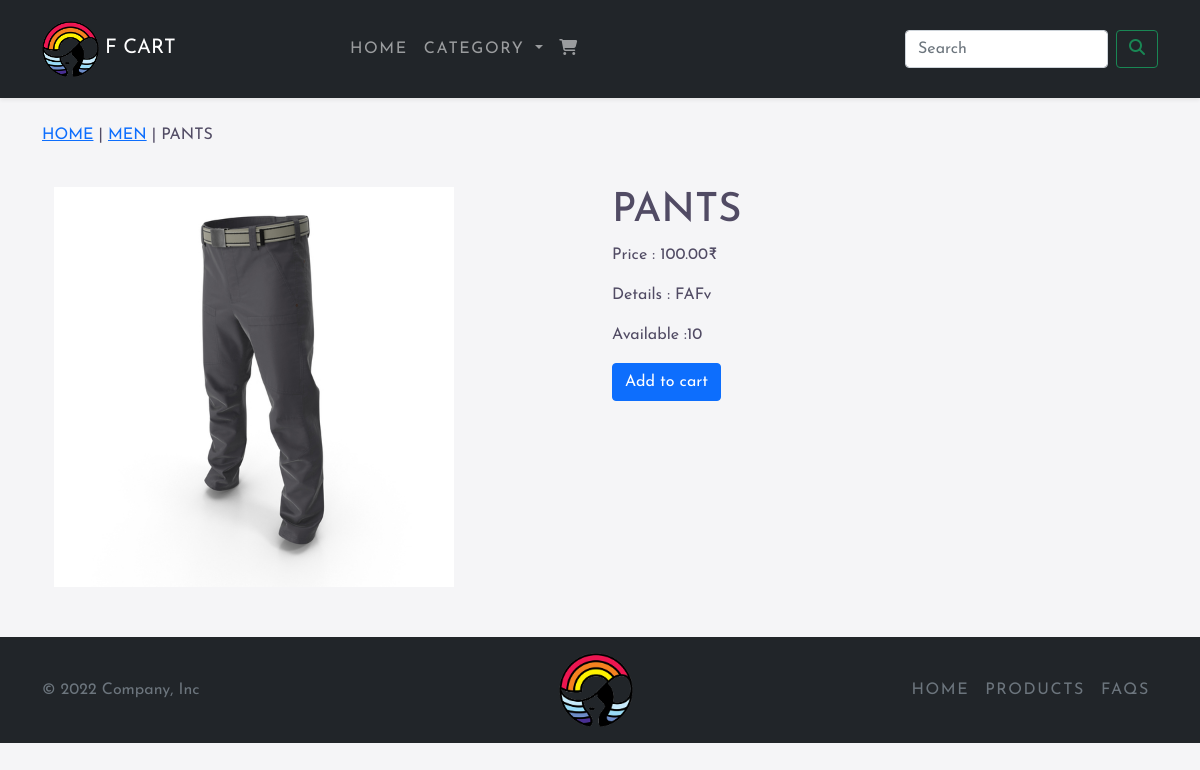
Page /cartapp/men/pants on the committed database.
### cartapp/models.py (models this page shows, shortened)
class Products(models.Model):
    name = models.CharField(max_length=250, unique=True)
    slug = models.SlugField(max_length=250, unique=True)
    des = models.TextField(blank=True)
    price = models.DecimalField(max_digits=10, decimal_places=2)
    category = models.ForeignKey(Category, on_delete=models.CASCADE)
    img = models.ImageField(upload_to='product', blank=True)
    stock = models.IntegerField()
    available = models.BooleanField(default=True)
    created = models.DateField(auto_now_add=True)
    updated = models.DateField(auto_now=True)
    class Meta:
        ordering = ('name',)
        verbose_name = 'product'
        verbose_name_plural = 'products'

class Category(models.Model):
    name = models.CharField(max_length=250, unique=True)
    slug = models.SlugField(max_length=250, unique=True)
    des = models.TextField(blank=True)
    img = models.ImageField(upload_to='category', blank=True)
    class Meta:
        ordering = ('name',)
        verbose_name = 'category'
        verbose_name_plural = 'categories'
    def get_url(self):
        return reverse('cartapp:Products_By_Category', args=[self.slug])
    def __str__(self):
        return '{}'.format(self.name)

### cartapp/views.py (the view)
# urls.py: path('<slug:c_slug>/<slug:product_slug>', views.proDetail, name='Product_Category_Detail'),
def proDetail(request, c_slug, product_slug):
    try:
        product=Products.objects.get(category__slug=c_slug, slug=product_slug)
    except Exception as e:
        raise e
    return render(request, 'product.html',{'product': product})

### bag/context_processors.py (called while the page is built)
def counter(request):
    item_count= 0
    if 'admin' in request.path:
        return {}
    else:
        try:
            cart = Bag.objects.filter(bag_id=_bag_id(request))
            cart_items = CartItem.objects.all().filter(bag=cart[:1])
            for cart_item in cart_items:
                item_count += cart_item.quantity
        except Bag .DoesNotExist:
            item_count = 0
    return dict(item_count=item_count)

### bag/views.py (called while the page is built)
def _bag_id(request):
    bag = request.session.session_key
    if not bag:
        bag = request.session.create()
    return bag

### cartapp/context_processors.py (called while the page is built)
def menu_links(request):
    links = Category.objects.all()
    return dict(links=links)

### templates/product.html (shortened to what this page needs)
{% extends 'base.html' %}
{% load static %}
{% block content %}
    <div class="first1">
        <p><a href="{% url 'cartapp:allProdCat' %}">Home</a> | <a href="{{ product.category.get_url}}">{{product.category}}</a> | <a>{{product.name}}</a></p>
    </div>
    <br>
    <div class="container">
        <div class="row">
            <div class="col-12 col-sm-12 col-md-12 col-lg-6">
                <div>
                    <img src="{{product.img.url}}" alt="{{product.name}}" class="product_img2">
                </div>
            </div>
            <div class="col-12 col-sm-12 col-md-12 col-lg-6">
                <div class="first">
                    <h1>{{product.name}}</h1>
                    <p>Price : {{product.price}}<span>&#8377;</span></p>
                    <p>Details : {{product.des}}</p>
                    {% if product.stock <= 0 %}
                    <p><b>Out of Stock</b></p>
                    {% else %}
                    <p>Available :{{product.stock}}</p>
                    <a href="{% url 'bag:add_bag' product.id %}" class="btn btn-primary">Add to cart</a>
                    {% endif %}
                </div>
            </div>
        </div>
    </div>
{% endblock %}

### static/css/style.css (style rules this page uses)
body { background: #f5f5f7; color: #514B64; text-color: #fff; min-height: 100vh; font-family: 'Josefin Sans', sans-serif; }
.first { padding-top:auto; padding-bottom:35px; }
.first h1, h4 { text-transform: uppercase; }
.first p { text-align:justify; }
.first1 { text-transform: uppercase; margin-top:25px; padding-bottom:auto; }
.product_img2 { width:400px; margin-top: auto; margin-bottom: 50px; }

### rows in the picture
Products: category "MEN", name "PANTS", img (picture), price "100.00", des "FAFv", stock "10"
